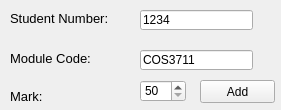
<?xml version="1.0" encoding="UTF-8"?>
<ui version="4.0">
 <class>widget</class>
 <widget class="QWidget" name="widget">
  <property name="geometry">
   <rect>
    <x>0</x>
    <y>0</y>
    <width>281</width>
    <height>110</height>
   </rect>
  </property>
  <property name="windowTitle">
   <string>Form</string>
  </property>
  <widget class="QLineEdit" name="edtNumber">
   <property name="geometry">
    <rect>
     <x>140</x>
     <y>10</y>
     <width>113</width>
     <height>20</height>
    </rect>
   </property>
   <property name="text">
    <string>1234</string>
   </property>
  </widget>
  <widget class="QLabel" name="label">
   <property name="geometry">
    <rect>
     <x>10</x>
     <y>10</y>
     <width>121</width>
     <height>16</height>
    </rect>
   </property>
   <property name="font">
    <font>
     <pointsize>10</pointsize>
     <kerning>true</kerning>
    </font>
   </property>
   <property name="text">
    <string>Student Number:</string>
   </property>
  </widget>
  <widget class="QSpinBox" name="spnNumbe">
   <property name="geometry">
    <rect>
     <x>140</x>
     <y>80</y>
     <width>46</width>
     <height>22</height>
    </rect>
   </property>
   <property name="minimum">
    <number>50</number>
   </property>
  </widget>
  <widget class="QLabel" name="label_4">
   <property name="geometry">
    <rect>
     <x>10</x>
     <y>90</y>
     <width>46</width>
     <height>13</height>
    </rect>
   </property>
   <property name="font">
    <font>
     <pointsize>10</pointsize>
     <kerning>true</kerning>
    </font>
   </property>
   <property name="text">
    <string>Mark:</string>
   </property>
  </widget>
  <widget class="QLineEdit" name="edtCode">
   <property name="geometry">
    <rect>
     <x>140</x>
     <y>50</y>
     <width>113</width>
     <height>20</height>
    </rect>
   </property>
   <property name="text">
    <string>COS3711</string>
   </property>
  </widget>
  <widget class="QPushButton" name="pushButton">
   <property name="geometry">
    <rect>
     <x>200</x>
     <y>80</y>
     <width>75</width>
     <height>23</height>
    </rect>
   </property>
   <property name="text">
    <string>Add</string>
   </property>
  </widget>
  <widget class="QLabel" name="label_3">
   <property name="geometry">
    <rect>
     <x>10</x>
     <y>50</y>
     <width>91</width>
     <height>16</height>
    </rect>
   </property>
   <property name="font">
    <font>
     <pointsize>10</pointsize>
     <kerning>true</kerning>
    </font>
   </property>
   <property name="text">
    <string>Module Code:</string>
   </property>
  </widget>
 </widget>
 <resources/>
 <connections/>
</ui>
